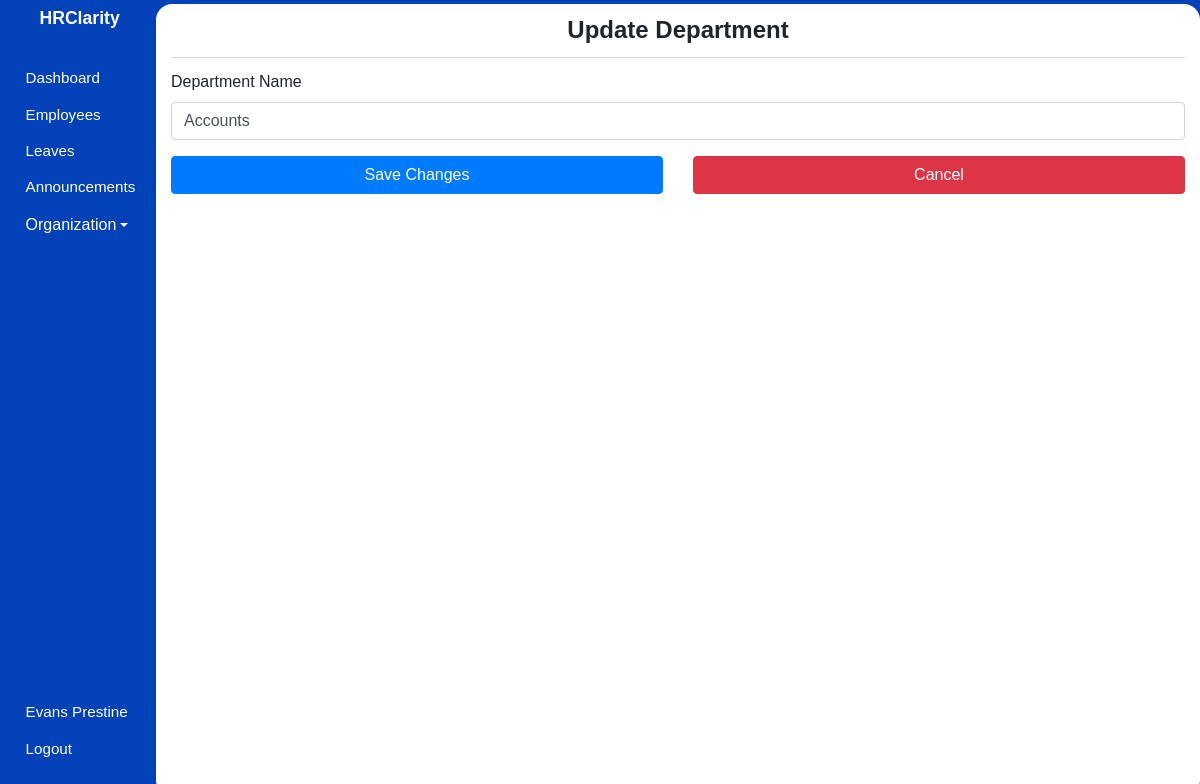
The page /admin/departments/2/update (signed in) on the database its author committed.
### hrms/models.py (models this page shows, shortened)
class User(db.Model, UserMixin):
    id = db.Column(db.Integer, primary_key=True)
    first_name = db.Column(db.String(80), nullable=False)
    last_name = db.Column(db.String(120), nullable=False)
    dob = db.Column(db.Date, nullable=False)
    gender = db.Column(db.String(7), nullable=False)
    email_address = db.Column(db.String(120), nullable=False)
    phone_number = db.Column(db.String(20), nullable=False)
    national_id = db.Column(db.Integer, nullable=False)
    user_level = db.Column(db.Integer, nullable=False, default=1)
    user_type = db.Column(db.String(10), nullable=False, default='employee')
    password = db.Column(db.String(60), nullable=False)
    image_file = db.Column(db.String(20), nullable=False, default='default.jpg')
    leaves = db.relationship('Leave')
    occupation_id = db.Column(db.Integer, db.ForeignKey('occupation.id'), nullable=False)

class Department(db.Model):
    id = db.Column(db.Integer, primary_key=True)
    name = db.Column(db.String(100), unique=True, nullable=False)
    occupations = db.relationship('Occupation', backref='department', lazy=True)

### hrms/organization/routes.py (the view)
@organization.route('/admin/departments/<int:department_id>/update', methods=['GET', 'POST'])
@login_required
def update_department(department_id):
    department = Department.query.get_or_404(department_id)
    form = DepartmentForm()
    if form.validate_on_submit():
        department.name = form.name.data
        db.session.commit()
        flash('Department has been updated!', 'success')
        return redirect(url_for('organization.departments', department_id=department.id))
    elif request.method == 'GET':
        form.name.data = department.name
    return render_template('admin/add_department.html', page_title='Update Department', form=form, user=current_user)

### hrms/organization/forms.py
class DepartmentForm(FlaskForm):
    name = StringField('Department Name', validators=[DataRequired()], render_kw={"class":"form-control"})
    submit = SubmitField('Save Changes', render_kw={"class":"btn btn-primary btn-block"})

### hrms/models.py (called while the page is built)
@login_manager.user_loader
def load_user(user_id):
    user = User.query.filter_by(id=user_id).first()
    return user

### hrms/templates/admin/add_department.html (shortened to what this page needs)
{% extends "main_layout.html" %} {% block body %}
<section class="app">
  {% include 'admin/aside.html' %}
  <main>
    <div class="main_container container-fluid login">
      <div class="body">
        <form action="" method="post">
          <h1>{{ page_title }}</h1>
          <div class="form-group">
            {{ form.name.label }} {% if form.name.errors %} {{ form.name }} {%
            for error in form.name.errors %}
            <span class="text-danger">{{ error }}</span>
            {% endfor %} {% else %} {{ form.name }} {% endif %}
          </div>
          <div class="row">
            <div class="col">{{ form.submit }}</div>
            <div class="col">
              <a
                href="{{ url_for('organization.departments') }}"
                class="btn btn-danger btn-block"
                >Cancel</a
              >
            </div>
          </div>
        </form>
      </div>
    </div>
  </main>
</section>
{% endblock body %}

### hrms/templates/admin/aside.html (shortened to what this page needs)
<aside>
  <h1>HRClarity</h1>
  <div class="links">
    <ul>
      <li>
        <a href="{{ url_for('admin.admin_dashboard') }}">
            <span class="icon icon-home"></span>
            <span>Dashboard</span>
        </a>
      </li>
      <li>
        <a href="{{ url_for('admin.employees') }}">
            <span class="icon icon-users"></span>
            <span>Employees</span>
        </a>
      </li>
      <li>
        <a href="{{ url_for('leaves.admin_view_leaves') }}">
            <span class="icon icon-car"></span>
            <span>Leaves</span>
        </a>
      </li>
      <li>
        <a href="{{ url_for('announcements.view_announcements') }}">
            <span class="icon icon-speaker"></span>
            <span>Announcements</span>
        </a>
      </li>
      <li class="nav-item dropdown">
        <a class="dropdown-toggle" data-toggle="dropdown" href="#" role="button" aria-expanded="false"><span class="icon icon-building"></span>Organization</a>
    </li>
    </ul>
    <ul>
      <li>
        <a href="{{ url_for('user.update_profile', employee_id=current_user.id) }}">
            <span class="icon icon-user"></span>
            <span>{{ user.first_name }} {{ user.last_name }}</span>
        </a>
      </li>
      <li>
        <a href="{{ url_for('user.logout') }}">
            <span class="icon icon-power-off"></span>
            <span>Logout</span>
        </a>
      </li>
    </ul>
  </div>
</aside>

### hrms/static/css/icomoon.css (style rules this page uses)
[class^="icon-"], [class*=" icon-"] { font-family: 'icomoon' !important; speak: none; font-style: normal; font-weight: normal; font-variant: normal; text-transform: none; line-height: 1; -webkit-font-smoothing: antialiased; -moz-osx-font-smoothing: grayscale; }
.icon-user:before { content: "\f007"; }
.icon-power-off:before { content: "\f011"; }
.icon-home:before { content: "\f015"; }
.icon-users:before { content: "\f0c0"; }
.icon-building:before { content: "\f1ad"; }
.icon-car:before { content: "\f1b9"; }
.icon-speaker:before { content: "\e32d"; }

### hrms/static/css/styles.css (style rules this page uses)
* { font-family: sans-serif, Arial, Helvetica; padding: 0; margin: 0; }
form h1 { border-bottom: 1px solid rgb(214, 214, 214); font-size: 1.5em; font-weight: bold; text-align: center; padding: 0.5em 0; margin: 0 0 0.5em; }
.app { background: #0241b8; height: 100vh; display: flex; align-items: center; }
.app aside { width: 13%; height: 100%; padding: 0.5em 0 0.2em 0.2em; color: #fff; }
.app aside h1 { font-size: 1.1em; font-weight: bold; text-align: center; }
.app aside .links ul { list-style: none; }
.app aside .links ul li { margin: 0.1em 0; padding: 6px; }
.app aside .links ul li a { text-decoration: none; color: #ffffff; display: flex; align-items: center; }
.app aside .links ul:nth-of-type(1) { margin: 2em 0; }
.app aside .links ul:nth-of-type(2) { position: absolute; bottom: 1em; }
.app aside .links .icon { margin: 0 0.3em 0 0; }
.app aside .links a span:nth-of-type(2), .app aside .links .icon { font-size: 0.95em; }
.app main { width: 87%; height: 99vh; overflow-y: auto; z-index: 5; }
.app main .main_container { border-radius: 16px; background: #fff; padding-bottom: 12px; height: 100%; overflow: auto; }

### rows shown on the page
User: first_name "Evans", last_name "Prestine"
Department: name "Accounts"

### other values the page prints
{{ page_title }} "Update Department"
